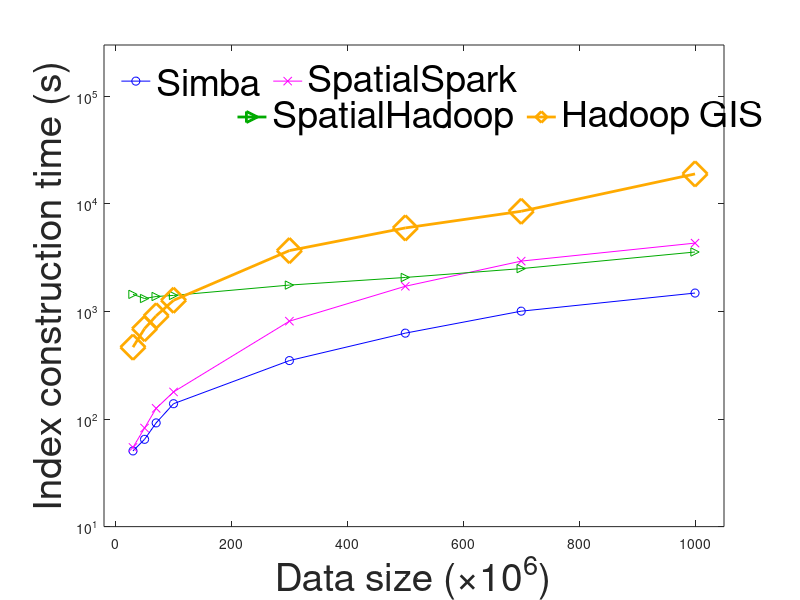

Source code (MATLAB):
datasize = [30 50 70 100 300 500 700 1000];
% gaussian
%IndexedTime = [44.433 69.369 86.649 106.581 306.949 532.84 739.945 1025.358];
% osm
IndexedTime = [50.567 64.794 92.122 138.874 349.588 628.915 1006.760 1483.546];
SH = [1443.167, 1319.871, 1378.127 1410.296 1759.652 2071.457 2503.365 3571.569];
SpatialS = [54.476 82.534 125.747 178.700 812.506 1715.503 2939.753 4321.007];
SATO = [466.030 692.925 910.001 1269.765 3681.246 5979.855 8539.650 18987.821];

% Create a y-axis semilog plot using the semilogy function
% Plot SER data in blue and BER data in red
set(gca,'Visible','off','Units','normalized');
%ax1=axes('Position',[0.142 0.143628620102215 0.85 0.8]);
%ax1=axes('Position',[0.12 0.1 0.85 .8]);
set(gca, 'Units','normalized','FontSize',30);
box('on');

hold off;
plot = semilogy(datasize,IndexedTime,'-ob', datasize,SpatialS,'-xm', datasize,SH,'->', datasize,SATO,'-d', 'LineWidth', 2, 'MarkerSize', 18);
set(plot(3), 'color', [0 2/3 0])
set(plot(4), 'color', [1 2/3 0])
hold on;

xlim([-20 1050])
ylim([10 300000])
set(gca, 'XTick', 0:200:1000, 'XMinorTick', 'off')
set(gca, 'YTick', [1 10 100 1000 10000 100000], 'YMinorTick', 'off')

h=legend('Simba', 'SpatialSpark');
%h2 = legend('SS', 'HGIS');
set(h,'Interpreter','tex','Location','NorthWest','FontSize',27,'Orientation','Horizontal','Box','off' );

xlabel('Data size (\times10^6)','FontSize',28)
ylabel('Index construction time (s)','FontSize',28)

clear plot;

ax2=axes('Position',[0.0070 0.75 0.85 .1]);
set(ax2,'Units','normalized','Visible', 'off');
hold on
t1=[-1];
t2=[-1];
ll1=plot(datasize,SH,'->','LineWidth', 2,'MarkerSize', 18, 'Visible', 'off', 'color', [0 2/3 0]);
ll2=plot(datasize,SATO,'-d','LineWidth', 2,'MarkerSize', 18, 'Visible', 'off', 'color', [1 2/3 0]);
compline=[ll1 ll2];
h1=legend(ax2,compline,'SpatialHadoop', 'Hadoop GIS');
set(h1,'Interpreter','tex','Location','NorthWest','FontSize',27,'Orientation','Horizontal','Box','off', 'Position', [0.28, 0.75, 0.46, 0.11] );
ax3=axes('Position',[-0.108 0.68 0.850 .1]);
set(ax3,'Units','normalized','Visible', 'off');
hold on

print -depsc2 index_time